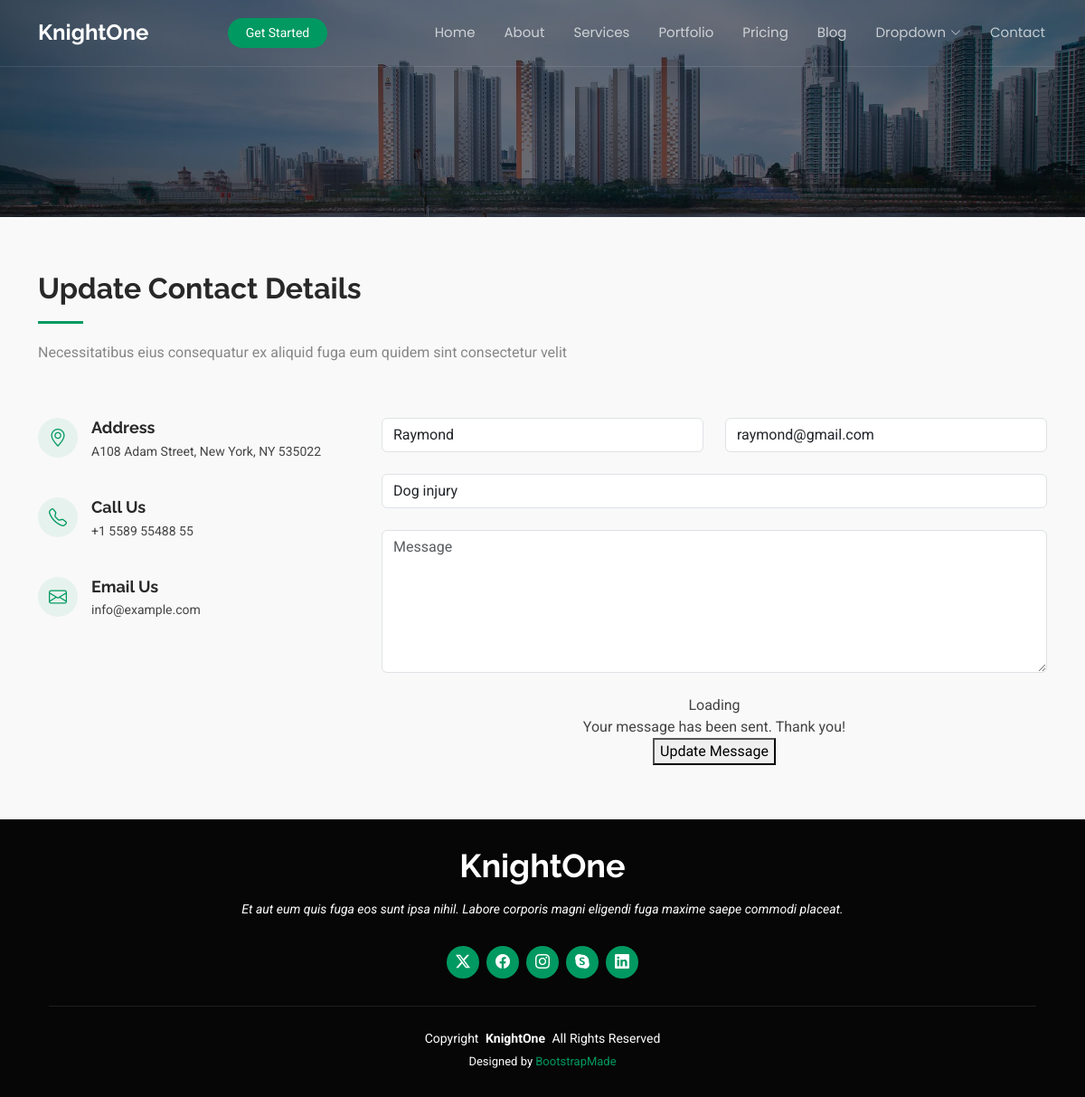
/edit/3, run on an earlier commit of the app's database.
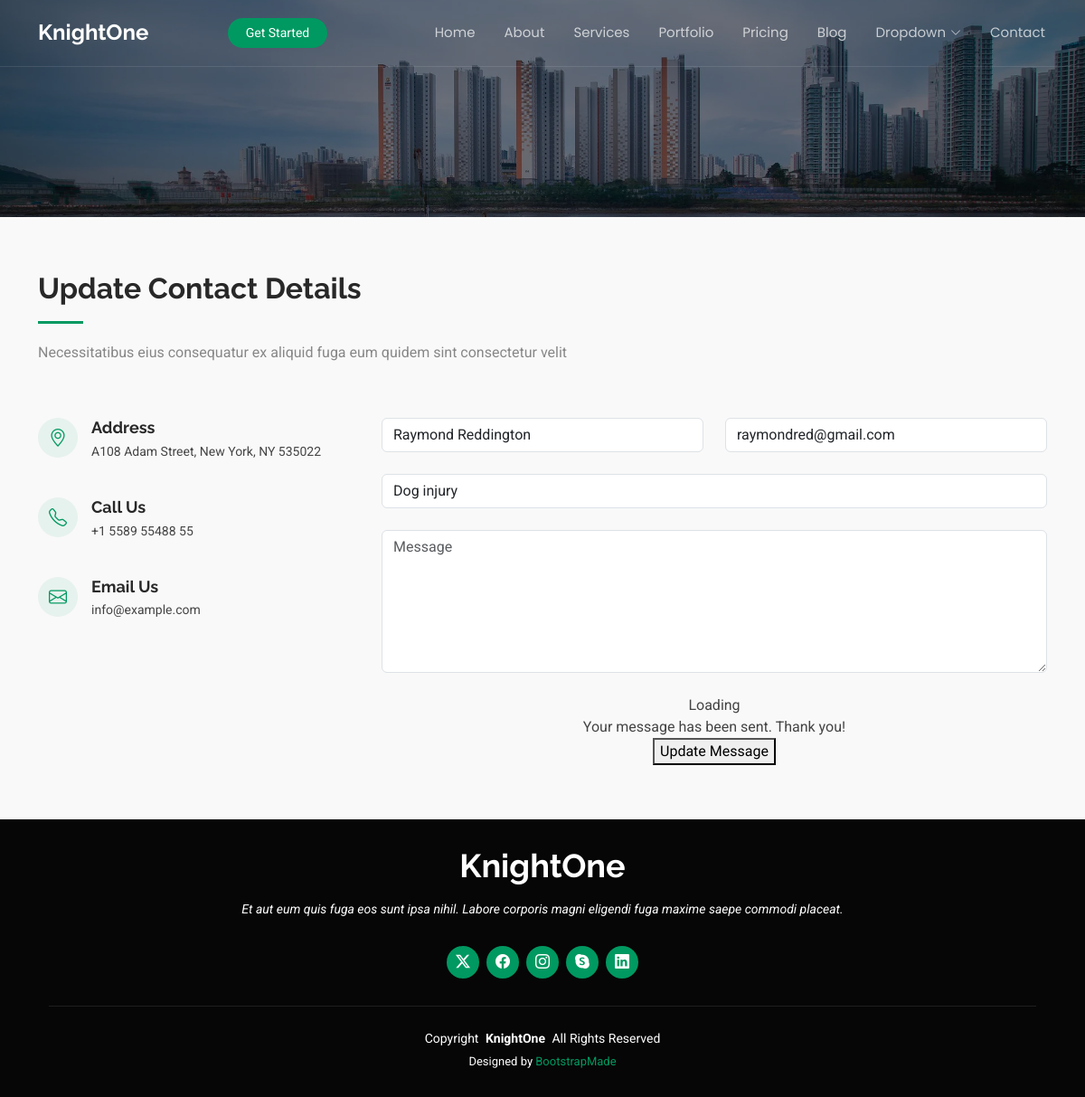
And on a later commit of the database.
### petcareapp/models.py (models this page shows, shortened)
class Contact(models.Model):
    name = models.CharField(max_length=20)
    email = models.EmailField()
    subject = models.CharField(max_length=100)
    message = models.TextField()

### petcareapp/views.py (the view)
# urls.py: path('edit/<int:id>', views.edit, name='edit'),
def edit(request,id):
    editcontact = Contact.objects.get(id=id)
    return render(request,'edit.html',{'contact':editcontact})

### templates/edit.html (shortened to what this page needs)
{% extends 'starter-page.html' %}
{% load static %}
{% block body %}
    <section id="contact" class="contact section light-background">
      <div class="container section-title" data-aos="fade-up">
        <h2>Update Contact Details</h2>
        <p>Necessitatibus eius consequatur ex aliquid fuga eum quidem sint consectetur velit</p>
      </div>
      <div class="container" data-aos="fade" data-aos-delay="100">
        <div class="row gy-4">
          <div class="col-lg-4">
            <div class="info-item d-flex" data-aos="fade-up" data-aos-delay="200">
              <i class="bi bi-geo-alt flex-shrink-0"></i>
              <div>
                <h3>Address</h3>
                <p>A108 Adam Street, New York, NY 535022</p>
              </div>
            </div>
            <div class="info-item d-flex" data-aos="fade-up" data-aos-delay="300">
              <i class="bi bi-telephone flex-shrink-0"></i>
              <div>
                <h3>Call Us</h3>
                <p>+1 5589 55488 55</p>
              </div>
            </div>
            <div class="info-item d-flex" data-aos="fade-up" data-aos-delay="400">
              <i class="bi bi-envelope flex-shrink-0"></i>
              <div>
                <h3>Email Us</h3>
                <p>info@example.com</p>
              </div>
            </div>
          </div>
          <div class="col-lg-8">
            <form  method="POST" action="/update/{{ contact.id }}" data-aos="fade-up" data-aos-delay="200">
                <div class="row gy-4">
                <div class="col-md-6">
                  <input type="text" value="{{ contact.name }}" name="name" class="form-control" placeholder="Your Name" required="">
                </div>
                <div class="col-md-6 ">
                  <input type="email" value="{{ contact.email }}" class="form-control" name="email" placeholder="Your Email" required="">
                </div>
                <div class="col-md-12">
                  <input type="text" class="form-control" value="{{ contact.subject }}" name="subject" placeholder="Subject" required="">
                </div>
                <div class="col-md-12">
                  <textarea class="form-control" value="{{ contact.message }}" name="message" rows="6" placeholder="Message" required=""></textarea>
                </div>
                <div class="col-md-12 text-center">
                  <div class="loading">Loading</div>
                  <div class="sent-message">Your message has been sent. Thank you!</div>
                  <button type="submit">Update Message</button>
                </div>
              </div>
            </form>
          </div>
        </div>
      </div>
    </section>
{% endblock %}

What changed in the data, as far as the page shows it:
changed Contact "Dog injury": name "Raymond" → "Raymond Reddington"; email "raymond@gmail.com" → "raymondred@gmail.com"
